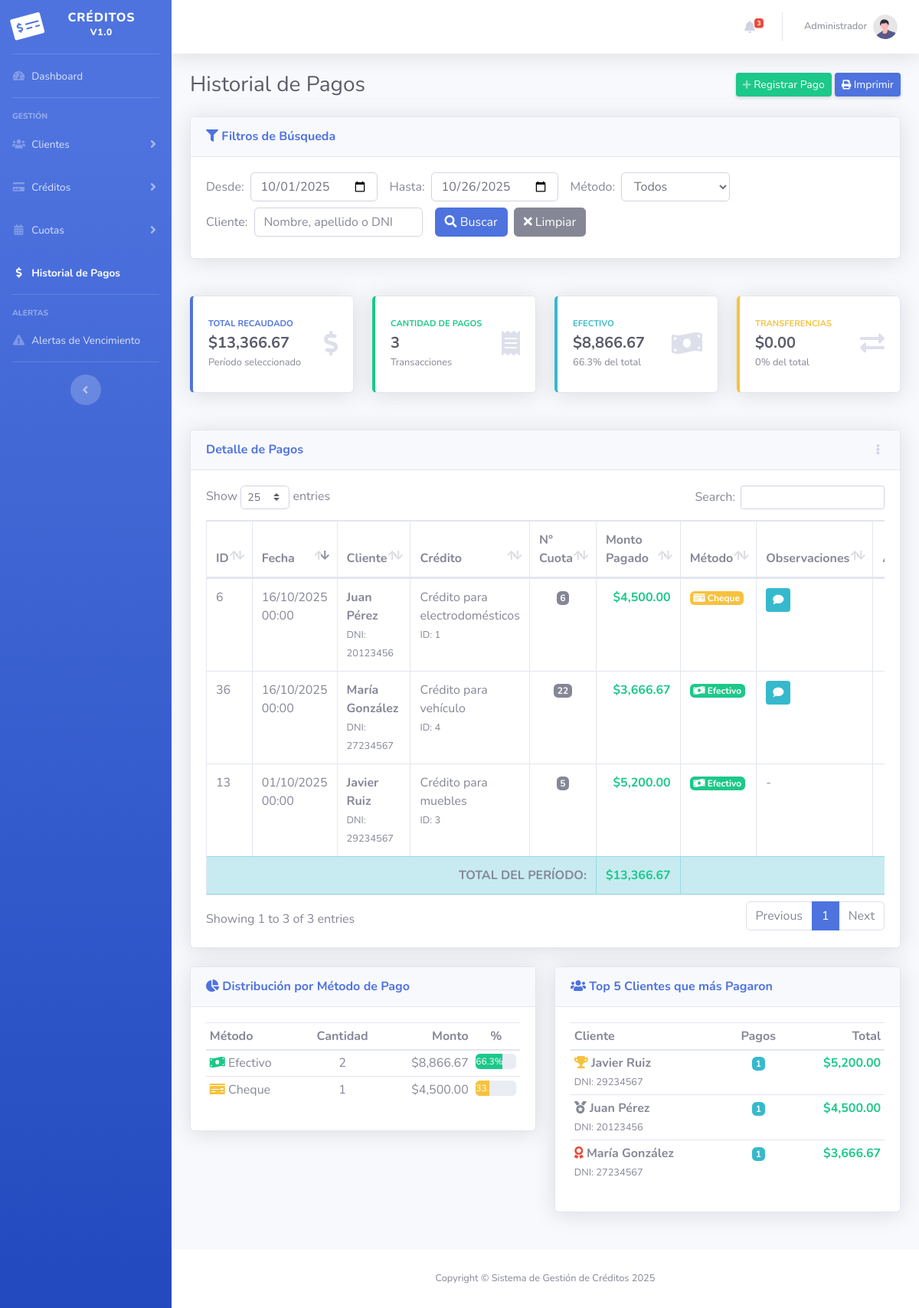
Page /pagos/historial_pagos.php on the committed database.
### tables this page shows
CREATE TABLE pagos (
    id_pago INT AUTO_INCREMENT PRIMARY KEY,
    id_cuota INT NOT NULL,
    monto_pagado DECIMAL(10,2) NOT NULL,
    fecha_pago DATETIME DEFAULT CURRENT_TIMESTAMP,
    metodo_pago ENUM('efectivo', 'transferencia', 'tarjeta', 'cheque', 'otro') DEFAULT 'efectivo',
    observaciones TEXT,
    FOREIGN KEY (id_cuota) REFERENCES cuotas(id_cuota) ON DELETE CASCADE
);

CREATE TABLE clientes (
    id_cliente INT AUTO_INCREMENT PRIMARY KEY,
    nombre VARCHAR(100) NOT NULL,
    apellido VARCHAR(100) NOT NULL,
    dni VARCHAR(20) UNIQUE NOT NULL,
    telefono VARCHAR(20),
    direccion VARCHAR(255),
    ciudad VARCHAR(100),
    email VARCHAR(100),
    estado ENUM('activo', 'inactivo', 'moroso') DEFAULT 'activo',
    fecha_registro DATETIME DEFAULT CURRENT_TIMESTAMP
);

CREATE TABLE creditos (
    id_credito INT AUTO_INCREMENT PRIMARY KEY,
    id_cliente INT NOT NULL,
    monto_total DECIMAL(10,2) NOT NULL,
    cantidad_cuotas INT NOT NULL,
    cuota_mensual DECIMAL(10,2) NOT NULL,
    interes_anual DECIMAL(5,2) DEFAULT 0,
    fecha_inicio DATE NOT NULL,
    fecha_vencimiento DATE NOT NULL,
    descripcion TEXT,
    estado ENUM('activo', 'pagado', 'moroso') DEFAULT 'activo',
    fecha_creacion DATETIME DEFAULT CURRENT_TIMESTAMP,
    FOREIGN KEY (id_cliente) REFERENCES clientes(id_cliente) ON DELETE CASCADE
);

CREATE TABLE cuotas (
    id_cuota INT AUTO_INCREMENT PRIMARY KEY,
    id_credito INT NOT NULL,
    numero_cuota INT NOT NULL,
    monto_cuota DECIMAL(10,2) NOT NULL,
    fecha_vencimiento DATE NOT NULL,
    fecha_pago DATETIME,
    estado ENUM('pendiente', 'pagada', 'vencida') DEFAULT 'pendiente',
    FOREIGN KEY (id_credito) REFERENCES creditos(id_credito) ON DELETE CASCADE
);

### pagos/historial_pagos.php (the view, shortened to what the rows shown need)
<?php
include '../conexion.php';
$extra_css = '<link href="../vendor/datatables/dataTables.bootstrap4.min.css" rel="stylesheet">';
$fecha_desde = $_GET['fecha_desde'] ?? date('Y-m-01');
$fecha_hasta = $_GET['fecha_hasta'] ?? date('Y-m-d');
$sql = "SELECT p.id_pago, p.monto_pagado, p.fecha_pago, p.metodo_pago, p.observaciones,
               cu.numero_cuota, cu.monto_cuota,
               cr.id_credito, cr.descripcion,
               cl.id_cliente, cl.nombre, cl.apellido, cl.dni
        FROM pagos p
        JOIN cuotas cu ON p.id_cuota = cu.id_cuota
        JOIN creditos cr ON cu.id_credito = cr.id_credito
        JOIN clientes cl ON cr.id_cliente = cl.id_cliente
        WHERE DATE(p.fecha_pago) BETWEEN ? AND ?";
$params = [$fecha_desde, $fecha_hasta];
$types = "ss";
$sql .= " ORDER BY p.fecha_pago DESC";
$stmt = $conn->prepare($sql);
$stmt->bind_param($types, ...$params);
$stmt->execute();
$result = $stmt->get_result();
include '../includes/header.php';
?>
<div class="d-sm-flex align-items-center justify-content-between mb-4">
    <h1 class="h3 mb-0 text-gray-800">Historial de Pagos</h1>
</div>
<div class="card shadow mb-4">
    <div class="card-body">
        <div class="table-responsive">
            <table class="table table-bordered table-hover" id="dataTable" width="100%" cellspacing="0">
                <thead>
                    <tr>
                        <th>ID</th>
                        <th>Fecha</th>
                        <th>Cliente</th>
                        <th>Crédito</th>
                        <th>N° Cuota</th>
                        <th>Monto Pagado</th>
                        <th>Método</th>
                        <th>Observaciones</th>
                        <th>Acciones</th>
                    </tr>
                </thead>
                <tbody>
                    <?php while ($row = $result->fetch_assoc()):
                        $icono_metodo = 'fa-dollar-sign';
                        $color_metodo = 'success';
                        switch($row['metodo_pago']) {
                            case 'efectivo':
                                $icono_metodo = 'fa-money-bill-wave';
                                $color_metodo = 'success';
                                break;
                            case 'cheque':
                                $icono_metodo = 'fa-money-check';
                                $color_metodo = 'warning';
                                break;
                        }
                    ?>
                    <tr>
                        <td><?php echo $row['id_pago']; ?></td>
                        <td><?php echo date('d/m/Y H:i', strtotime($row['fecha_pago'])); ?></td>
                        <td>
                            <strong><?php echo $row['nombre'] . ' ' . $row['apellido']; ?></strong>
                            <br><small class="text-muted">DNI: <?php echo $row['dni']; ?></small>
                        </td>
                        <td>
                            <?php echo $row['descripcion']; ?>
                            <br><small class="text-muted">ID: <?php echo $row['id_credito']; ?></small>
                        </td>
                        <td class="text-center">
                            <span class="badge badge-secondary"><?php echo $row['numero_cuota']; ?></span>
                        </td>
                        <td class="text-right">
                            <strong class="text-success">$<?php echo number_format($row['monto_pagado'], 2); ?></strong>
                        </td>
                        <td>
                            <span class="badge badge-<?php echo $color_metodo; ?>">
                                <i class="fas <?php echo $icono_metodo; ?>"></i>
                                <?php echo ucfirst($row['metodo_pago']); ?>
                            </span>
                        </td>
                        <td>
                            <?php if ($row['observaciones']): ?>
                                <button type="button" class="btn btn-sm btn-info"
                                        data-toggle="tooltip"
                                        title="<?php echo htmlspecialchars($row['observaciones']); ?>">
                                    <i class="fas fa-comment"></i>
                                </button>
                            <?php else: ?>
                                <span class="text-muted">-</span>
                            <?php endif; ?>
                        </td>
                        <td class="text-center">
                        </td>
                    </tr>
                    <?php endwhile; ?>
                </tbody>
            </table>
        </div>
    </div>
</div>
<div class="row">
    <div class="col-lg-6 mb-4">
        <div class="card shadow mb-4">
            <div class="card-body">
                <div class="table-responsive">
                    <table class="table table-sm">
                        <thead>
                            <tr>
                                <th>Método</th>
                                <th class="text-center">Cantidad</th>
                                <th class="text-right">Monto</th>
                                <th class="text-center">%</th>
                            </tr>
                        </thead>
                    </table>
                </div>
            </div>
        </div>
    </div>
    <div class="col-lg-6 mb-4">
        <div class="card shadow mb-4">
            <div class="card-body">
                <div class="table-responsive">
                    <table class="table table-sm">
                        <thead>
                            <tr>
                                <th>Cliente</th>
                                <th class="text-center">Pagos</th>
                                <th class="text-right">Total</th>
                            </tr>
                        </thead>
                    </table>
                </div>
            </div>
        </div>
    </div>
</div>
<?php
include '../includes/footer.php';
?>

### rows in the picture
pagos: id_pago "6", fecha_pago "16/10/2025 00:00", clientes.nombre "Juan", clientes.apellido "Pérez", clientes.dni "20123456", creditos.descripcion "Crédito para electrodomésticos", creditos.id_credito "1", id_cuota.numero_cuota "6", monto_pagado "4,500.00", metodo_pago "Cheque"
pagos: id_pago "36", fecha_pago "16/10/2025 00:00", clientes.nombre "María", clientes.apellido "González", clientes.dni "27234567", creditos.descripcion "Crédito para vehículo", creditos.id_credito "4", id_cuota.numero_cuota "22", monto_pagado "3,666.67", metodo_pago "Efectivo"
pagos: id_pago "13", fecha_pago "01/10/2025 00:00", clientes.nombre "Javier", clientes.apellido "Ruiz", clientes.dni "29234567", creditos.descripcion "Crédito para muebles", creditos.id_credito "3", id_cuota.numero_cuota "5", monto_pagado "5,200.00", metodo_pago "Efectivo"

### other values in the picture
$creditos_morosos_count "3"
$stats_total "13,366.67"
$stats_cantidad "3"
$stats_efectivo "8,866.67"
$porc_efectivo "66.3"
$stats_transferencia "0.00"
$porc_transf "0"
$metodo['metodo_pago'] "Efectivo"
$metodo['cantidad'] "2"
$metodo['total'] "8,866.67"
$porcentaje "66.3"
$metodo['metodo_pago'] "Cheque"
$metodo['cantidad'] "1"
$metodo['total'] "4,500.00"
$cliente['nombre'] "Javier"
